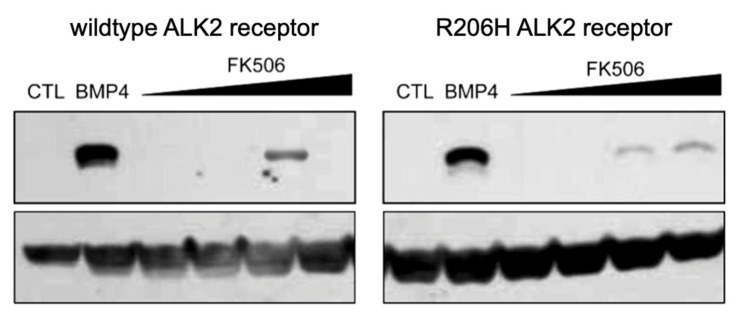
#> input picture examples/alk2_ai_band.jpg, 739 x 318 px
$ python -i panels.py   (imports and definitions only)
#> lines starting #> are read from the running program, lines starting #| are printed output that depends on the picture; after the words box and inside, x2 and y2 are one past the last pixel; in counts of white or black regions, pixels touching at a corner belong together
#> further down, picture is the input picture: PIL image 739x318 RGB; mean R, G, B 201.5, 201.5, 201.5
### btw/imgio.py
"""Image loading helpers shared by every module."""
from __future__ import annotations

import io
from pathlib import Path

import numpy as np
from PIL import Image, ImageOps


# [10 lines left out: function load_rgb, not called in this run]


def to_gray(im: Image.Image) -> np.ndarray:
    """Float32 grayscale in [0, 255]."""
    return np.asarray(im.convert("L"), dtype=np.float32)


def normalize_polarity(gray: np.ndarray) -> tuple[np.ndarray, bool]:
    """Return an image where bands are dark on a light background.

    Fluorescent blots are often light bands on a dark background. We invert
    those so every downstream step can assume dark bands.
    """
    # Bands are the minority of pixels and sit in one tail of the histogram.
    # If the bright tail is longer than the dark tail, bands are bright.
    p1, p50, p99 = np.percentile(gray, [1, 50, 99])
    inverted = (p99 - p50) > 1.3 * (p50 - p1) and p50 < 140
    return (255.0 - gray if inverted else gray), bool(inverted)


# [6 lines left out: function png_bytes, not called in this run]

### btw/bands.py
"""Find bands (and the lanes they sit in) inside a western blot panel.

A band is a horizontal blob that is darker than the local background. We
estimate the background with a large median filter, threshold the darkness
map with Otsu, and keep connected components that look like bands.
"""
from __future__ import annotations

from dataclasses import dataclass, asdict

import cv2
import numpy as np

from .imgio import normalize_polarity


@dataclass
class Band:
    id: int
    x: int
    y: int
    w: int
    h: int
    darkness: float  # mean darkness above background, 0..255

    def box(self) -> tuple[int, int, int, int]:
        return self.x, self.y, self.x + self.w, self.y + self.h

    def to_dict(self) -> dict:
        d = asdict(self)
        return {k: (float(v) if k == "darkness" else int(v)) for k, v in d.items()}


def background(gray: np.ndarray) -> np.ndarray:
    """Membrane background with dark horizontal bands removed.

    Grey closing with a vertical line removes any dark feature shorter than
    the line, whatever its width, which is exactly what a band is. A light
    smoothing afterwards suppresses the blockiness of the closing.
    """
    h, w = gray.shape
    L = int(np.clip(h // 3, 9, 61)) | 1
    g8 = np.clip(gray, 0, 255).astype(np.uint8)
    se = cv2.getStructuringElement(cv2.MORPH_RECT, (1, L))
    bg = cv2.morphologyEx(g8, cv2.MORPH_CLOSE, se)
    bg = cv2.morphologyEx(bg, cv2.MORPH_CLOSE, cv2.getStructuringElement(cv2.MORPH_RECT, (5, 1)))
    k = int(np.clip(min(h, w) // 10, 5, 31)) | 1
    return cv2.GaussianBlur(bg.astype(np.float32), (k, k), 0)


def darkness_map(gray: np.ndarray) -> np.ndarray:
    g, _ = normalize_polarity(gray)
    bg = np.maximum(background(g), g)  # background can only be lighter than bands
    return np.clip(bg - g, 0, 255)


def find_bands(gray: np.ndarray, min_w: int = 6, min_h: int = 2,
               max_frac: float = 0.6) -> list[Band]:
    """Detect bands: lane profile method first, blob method as a fallback."""
    bands = find_bands_lanes(gray, min_w, min_h)
    if len(bands) >= 2:
        return bands
    return find_bands_blobs(gray, min_w, min_h, max_frac)


def find_bands_lanes(gray: np.ndarray, min_w: int = 6, min_h: int = 2) -> list[Band]:
    """Gel analyzer style: lanes from the column profile, bands from row peaks."""
    from scipy.ndimage import gaussian_filter1d
    from scipy.signal import find_peaks, peak_widths
    h, w = gray.shape
    if h < 10 or w < 20:
        return []
    d = cv2.GaussianBlur(darkness_map(gray), (3, 3), 0)
    noise = float(np.median(np.abs(d - np.median(d)))) * 1.4826 + 1e-3
    floor = max(8.0, 4.0 * noise)
    # Lane centers: peaks of the column profile of the darkest rows.
    colp = np.percentile(d, 90, axis=0)
    colp = gaussian_filter1d(colp, max(1.0, w / 200))
    if colp.max() < floor:
        return []
    min_lane = max(6, w // 40)
    peaks, _ = find_peaks(colp, height=floor * 0.6, distance=min_lane,
                          prominence=0.03 * (colp.max() - colp.min()) + 1e-6)
    if len(peaks) == 0:
        return []
    # Lane boundaries: midpoints (valley minima) between neighbouring peaks.
    bounds = [0]
    for a, b in zip(peaks[:-1], peaks[1:]):
        bounds.append(int(a + np.argmin(colp[a:b + 1])))
    bounds.append(w)
    bands: list[Band] = []
    for li, pc in enumerate(peaks):
        lx0, lx1 = bounds[li], bounds[li + 1]
        # Central part of the lane avoids neighbour bleed.
        cw = max(2, int((lx1 - lx0) * 0.3))
        rowp = d[:, max(lx0, pc - cw):min(lx1, pc + cw + 1)].mean(axis=1)
        rowp = gaussian_filter1d(rowp, 0.8)
        rp, props = find_peaks(rowp, height=floor, prominence=max(floor * 0.6, 0.08 * rowp.max()),
                               distance=3)
        if len(rp) == 0:
            continue
        widths = peak_widths(rowp, rp, rel_height=0.5)
        for k, r in enumerate(rp):
            lo = 0 if k == 0 else int(rp[k - 1] + np.argmin(rowp[rp[k - 1]:r + 1]))
            hi = h if k == len(rp) - 1 else int(r + np.argmin(rowp[r:rp[k + 1] + 1]))
            y0 = max(lo, int(np.floor(widths[2][k]))); y1 = min(hi, int(np.ceil(widths[3][k])) + 1)
            y0, y1 = max(0, y0), min(h, max(y1, y0 + min_h))
            if (y0 <= 1 or y1 >= h - 1) and (y1 - y0) <= 4:
                continue  # frame line at the panel edge
            # Horizontal extent: columns in the lane where this band row is dark.
            strip = d[y0:y1, lx0:lx1].mean(axis=0)
            on = strip > max(floor * 0.7, 0.35 * strip.max())
            # Keep the contiguous run that contains the lane center.
            c = min(max(pc - lx0, 0), len(on) - 1)
            if not on[c]:
                idx = np.nonzero(on)[0]
                if idx.size == 0:
                    continue
                c = int(idx[np.argmin(np.abs(idx - c))])
            a = c
            while a > 0 and on[a - 1]:
                a -= 1
            b = c
            while b < len(on) - 1 and on[b + 1]:
                b += 1
            x0, x1 = lx0 + a, lx0 + b + 1
            bw, bh = x1 - x0, y1 - y0
            if bw < min_w or bh < min_h or bw > 0.5 * w or bh > 0.6 * h:
                continue
            if bw < 0.8 * bh:
                continue
            bands.append(Band(len(bands), x0, y0, bw, bh, float(d[y0:y1, x0:x1].mean())))
    return bands


# [81 lines left out: functions find_bands_blobs, _valleys, _split_lanes_and_rows, lanes_from_bands, not called in this run]


def blot_likeness(rgb: np.ndarray, gray: np.ndarray) -> float:
    """Heuristic 0..1 score: how much does this panel look like a blot?

    Blots are near grayscale, have several band shaped blobs, and those blobs
    line up in rows.
    """
    h, w = gray.shape
    if h < 20 or w < 40:
        return 0.0
    hsv = cv2.cvtColor(rgb.astype(np.uint8), cv2.COLOR_RGB2HSV)
    sat = float(np.mean(hsv[..., 1])) / 255.0
    color_pen = max(0.0, 1.0 - 4.0 * sat)
    bands = find_bands(gray)
    if len(bands) < 2:
        return 0.0
    # Row alignment: how many bands share a y center with another band.
    ys = np.array([b.y + b.h / 2 for b in bands])
    hs = np.array([b.h for b in bands])
    aligned = sum(1 for i in range(len(ys))
                  if np.sum(np.abs(ys - ys[i]) < np.maximum(3, hs[i] * 0.6)) >= 2)
    align = aligned / len(bands)
    count = min(1.0, len(bands) / 6.0)
    flat_aspect = float(np.mean([min(1.0, b.w / (3.0 * b.h)) for b in bands]))
    return float(color_pen * (0.45 * align + 0.35 * count + 0.2 * flat_aspect))

### btw/panels.py
"""Split a figure into panels and keep the ones that look like blots.

Blot strips in published figures are usually solid rectangles of non white
pixels (the membrane background) sitting on a white page, so we look for
connected regions that fill most of their bounding box, then score each one
with a blot likeness heuristic.
"""
from __future__ import annotations

from dataclasses import dataclass

import cv2
import numpy as np
from PIL import Image

from .bands import blot_likeness
from .imgio import normalize_polarity, to_gray


@dataclass
class Panel:
    id: int
    x: int
    y: int
    w: int
    h: int
    blot_score: float

    def box(self):
        return self.x, self.y, self.x + self.w, self.y + self.h

    def crop(self, im: Image.Image) -> Image.Image:
        return im.crop(self.box())

    def to_dict(self) -> dict:
        return {"id": self.id, "x": self.x, "y": self.y, "w": self.w, "h": self.h,
                "blot_score": round(self.blot_score, 3)}


FRAME_DARK = 110      # frame lines are near black on any figure
FRAME_FILL = 0.85     # a frame edge row/column is at least 85% dark
MAX_FRAME = 14        # thickest frame line we trim, in pixels (2,000 px figures draw 4 to 8)


def _edge_run(dark: np.ndarray, axis_lines) -> int:
    """Number of consecutive frame-like lines from one edge (0 if none)."""
    n = 0
    for line in axis_lines:
        if line.mean() < FRAME_FILL:
            break
        n += 1
        if n > MAX_FRAME:
            return 0  # a thick dark run is content (a saturated band), not a frame
    return n


def trim_frame(gray: np.ndarray, x0: int, y0: int, x1: int, y1: int) -> tuple[int, int, int, int]:
    """Shrink a box past any published frame line on each side, at any resolution.

    The old fixed 2 px trim left 4 to 8 px black frames inside crops of high
    resolution PDF figures; the CNN then scored frame and band junctions.
    """
    sub = gray[y0:y1, x0:x1]
    dark = sub < FRAME_DARK
    h, w = dark.shape
    if h < 8 or w < 8:
        return x0, y0, x1, y1
    # Dark background panels (gels, inverted fluorescence): a black frame is
    # indistinguishable from the background there, and trimming would cut
    # into real lanes. Leave them to the fixed 2 px margin.
    if normalize_polarity(sub)[1]:
        return x0, y0, x1, y1
    top = _edge_run(dark, (dark[i] for i in range(h)))
    bottom = _edge_run(dark, (dark[h - 1 - i] for i in range(h)))
    left = _edge_run(dark, (dark[:, i] for i in range(w)))
    right = _edge_run(dark, (dark[:, w - 1 - i] for i in range(w)))
    # Frames of 1 to 2 px (web resolution figures, like every training panel)
    # are left to the caller's fixed 2 px margin, so those crops stay exactly
    # as the CNN saw them in training. Thicker frames (high resolution PDF
    # figures) are trimmed fully, plus one pixel of anti-aliased halo.
    pad = lambda n: n + 1 if n > 2 else 0
    nx0, ny0, nx1, ny1 = x0 + pad(left), y0 + pad(top), x1 - pad(right), y1 - pad(bottom)
    if nx1 - nx0 < 16 or ny1 - ny0 < 8:
        return x0, y0, x1, y1
    return nx0, ny0, nx1, ny1


def find_frames(gray: np.ndarray, min_w: int = 40, min_h: int = 15) -> list[tuple[int, int, int, int]]:
    """Rectangles drawn as dark outlines (published blot frames), as (x0, y0, x1, y1).

    A frame is a box whose four edges are each mostly dark within a few pixels
    of the edge, and whose interior is mostly NOT dark. Nested duplicates
    (outer and inner contour of the same line) are merged.
    """
    dark = (gray < FRAME_DARK).astype(np.uint8)
    contours, _ = cv2.findContours(dark, cv2.RETR_LIST, cv2.CHAIN_APPROX_SIMPLE)
    boxes = []
    for c in contours:
        x, y, w, h = cv2.boundingRect(c)
        if w < min_w or h < min_h:
            continue
        sub = dark[y:y + h, x:x + w].astype(bool)
        k = min(4, h // 4, w // 4)
        if k < 1:
            continue
        edges = (sub[:k].mean(axis=1).max(), sub[-k:].mean(axis=1).max(),
                 sub[:, :k].mean(axis=0).max(), sub[:, -k:].mean(axis=0).max())
        if min(edges) < FRAME_FILL:
            continue
        inner = sub[k:h - k, k:w - k]
        if inner.size == 0 or inner.mean() > 0.6:
            continue
        boxes.append((x, y, x + w, y + h))
    boxes.sort(key=lambda b: -(b[2] - b[0]) * (b[3] - b[1]))
    out: list[tuple[int, int, int, int]] = []
    for b in boxes:  # drop a box that is the same frame as a bigger one (its inner contour)
        if any(b[0] >= o[0] - 1 and b[1] >= o[1] - 1 and b[2] <= o[2] + 1 and b[3] <= o[3] + 1
               and (b[2] - b[0]) >= (o[2] - o[0]) - 2 * MAX_FRAME - 2
               and (b[3] - b[1]) >= (o[3] - o[1]) - 2 * MAX_FRAME - 2 for o in out):
            continue
        out.append(b)
    return out


def _band_in_strip(box, frame) -> bool:
    """True for a blob that is one band of a framed blot strip.

    A strip frame is elongated (at least 2.5 times wider than tall); a blob
    covering under 60% of its width is a band or lane group inside it. Frames
    drawn around a whole figure are not elongated, so strips inside them stay.
    """
    if not _inside(box, frame):
        return False
    bw, fw, fh = box[2] - box[0], frame[2] - frame[0], frame[3] - frame[1]
    return fw >= 2.5 * fh and bw < 0.6 * fw


def _inside(box, frame, slack: int = 2) -> bool:
    return (box[0] >= frame[0] - slack and box[1] >= frame[1] - slack
            and box[2] <= frame[2] + slack and box[3] <= frame[3] + slack)


def find_panels(im: Image.Image, min_area: int = 1200, min_score: float = 0.3,
                white: int = 246) -> list[Panel]:
    rgb = np.asarray(im.convert("RGB"))
    gray = to_gray(im)
    H, W = gray.shape
#> H = 318; W = 739
    mask = (gray < white).astype(np.uint8)
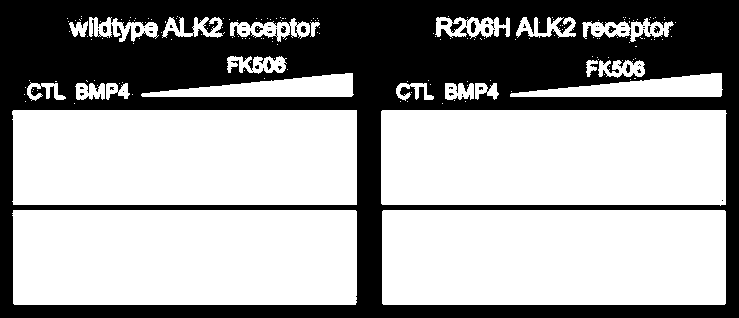
#> mask: shape (318, 739); values 0 (black) and 1 (white), 62% white; 49 black regions (35 under 20 px), largest, box (x1, y1, x2, y2) and area: (0, 0, 739, 318) 88811, (471, 21, 476, 33) 45, (255, 26, 263, 33) 34
    mask = cv2.morphologyEx(mask, cv2.MORPH_CLOSE, np.ones((3, 3), np.uint8))
#> mask: shape (318, 739); values 0 (black) and 1 (white), 62.6% white; 28 black regions (14 under 20 px), largest, box (x1, y1, x2, y2) and area: (0, 0, 739, 318) 87214, (451, 21, 462, 31) 57, (206, 22, 213, 32) 47
    n, lab, stats, _ = cv2.connectedComponentsWithStats(mask, connectivity=4)
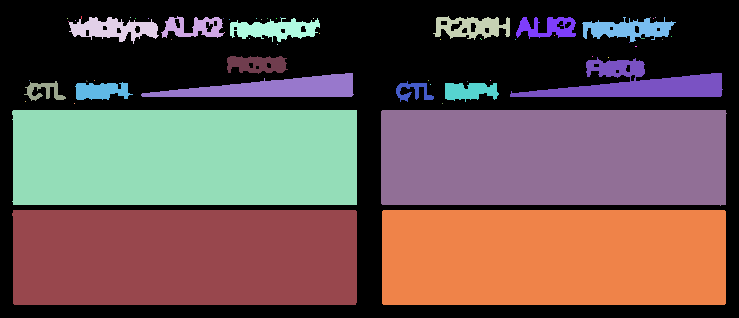
#> lab: shape (318, 739) int32; 63 distinct labels, from 0 to 62; one colour per label, 0 black
#> n = 63; stats = 63 rows, first 6: [0, 0, 739, 318, 87819], [81, 16, 1, 3, 3], [161, 16, 63, 22, 770], [433, 16, 77, 24, 1080], [69, 17, 90, 27, 1310], [130, 17, 1, 1, 1]
    frames = find_frames(gray)
#> in find_frames, `dark = (gray < FRAME_DARK).astype(np.uint8)`:
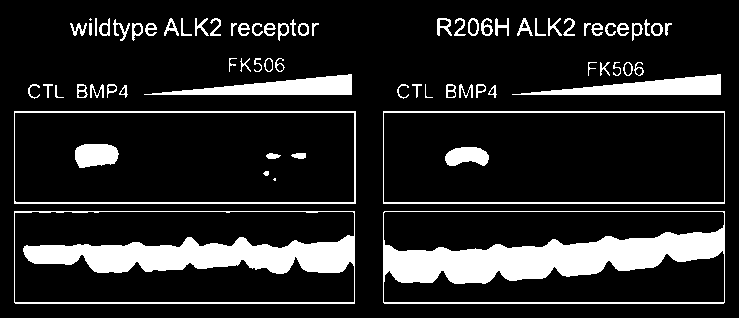
#> dark: shape (318, 739); values 0 (black) and 1 (white), 14.6% white; 73 white regions (2 under 20 px)
#> in find_frames, `contours, _ = cv2.findContours(dark, cv2.RETR_LIST, cv2.CHAIN_APPROX_S..`: contours = 106 contours, 11 with area under 20; largest, box (x1, y1, x2, y2) and area: (383, 111, 725, 204) 31372, (14, 111, 356, 204) 31372, (383, 211, 725, 304) 31370, (14, 211, 355, 304) 31280, (383, 112, 725, 203) 30688
#> the loop in find_frames, `for c in contours:` made 106 passes
#> (x, y, w, h) on passes 6, 7, 8, 9, 16, 17, 18, 19, 20, 21, 22, 23: (273, 178, 3, 3), (263, 171, 6, 5), (291, 153, 15, 6), (266, 153, 15, 6), (447, 91, 9, 7), (77, 91, 10, 7), (489, 87, 6, 8), (120, 87, 6, 8), (477, 85, 9, 7), (447, 85, 8, 6), (107, 85, 10, 7), (77, 85, 9, 6)
#> (x, y, w, h, edges) on passes 1, 2, 3, 4, 5, 10: (383, 250, 342, 53, (0.997, 1, 1, 1)), (383, 211, 342, 41, (0.997, 0.997, 0.976, 1)), (14, 211, 341, 92, (1, 1, 1, 1)), (383, 211, 342, 93, (0.997, 1, 0.978, 0.989)), (14, 211, 341, 93, (1, 1, 0.989, 1)), (445, 147, 44, 19, (0.75, 0.636, 0.684, 0.737))
#> pass 1, in find_frames, `inner = sub[k:h - k, k:w - k]`:
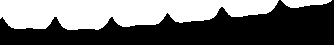
#> inner: shape (45, 334) bool; 42.7% white; 2 white regions, box (x1, y1, x2, y2) and area: (0, 0, 279, 30) 6147, (281, 0, 332, 8) 276
#> after the loop in find_frames, `for c in contours:`: boxes = [(383, 250, 725, 303), (383, 211, 725, 252), (14, 211, 355, 303), (383, 211, 725, 304), (14, 211, 355, 304), (383, 112, 725, 203), (14, 112, 355, 203), (383, 111, 725, 204), (14, 111, 356, 204)]
#> the loop in find_frames, `for b in boxes:` made 9 passes
#> after the loop in find_frames, `for b in boxes:`: out = [(383, 211, 725, 304), (383, 111, 725, 204), (14, 111, 356, 204), (14, 211, 355, 304), (383, 250, 725, 303), (383, 211, 725, 252)]
#> frames has the same summary as out in find_frames
    boxes: list[tuple[int, int, int, int]] = []
    for i in range(1, n):
        x, y, w, h, area = stats[i]
        if w * h < min_area or w < 40 or h < 15:
            continue
        if area < 0.7 * w * h:
            continue
        box = (int(x), int(y), int(x + w), int(y + h))
        # A framed strip with arrows, labels or markers touching its frame is
        # one connected region; the frame is the real panel boundary.
        area = (box[2] - box[0]) * (box[3] - box[1])
        inner = [f for f in frames if _inside(f, box) and (f[2] - f[0]) * (f[3] - f[1]) >= 0.6 * area]
        if inner:
            f = max(inner, key=lambda f: (f[2] - f[0]) * (f[3] - f[1]))
            # Only when something real is attached (more than a few pixels of
            # anti-aliasing outside the frame); otherwise keep the component
            # box exactly as the training panels were cut.
            if max(f[0] - box[0], f[1] - box[1], box[2] - f[2], box[3] - f[3]) > 6:
                box = f
        # A blob INSIDE a framed strip that spans most of the strip's height is
        # one band on a white membrane, not a panel of its own (Oncotarget p62).
        # Strips inside a frame drawn around a whole figure are kept: they are
        # short relative to that frame.
        if any(_band_in_strip(box, f) for f in frames):
            continue
        boxes.append(box)
#> this loop made 62 passes
#> (x, y, w, h, f) on passes 59 to 60: (12, 110, 345, 95, (14, 111, 356, 204)), (381, 110, 346, 96, (383, 111, 725, 204))
#> (x, y, w, h, f) on passes 61 to 62: (12, 210, 345, 95, (14, 211, 355, 304)), (382, 210, 344, 95, (383, 211, 725, 304))
#> after the loop, boxes = [(12, 110, 357, 205), (381, 110, 727, 206), (12, 210, 357, 305), (382, 210, 726, 305)]
    # Framed strips whose membrane is white enough that the filled-region test
    # above missed them (their only non-white pixels are the frame and bands).
    # A frame that already contains a kept panel is a figure border, not a strip.
    for f in frames:
        fw, fh = f[2] - f[0], f[3] - f[1]
        if fw * fh < min_area or fw < 1.2 * fh:
            continue
        if any(_inside(b, f, slack=MAX_FRAME) or _inside(f, b) for b in boxes) or any(
                _inside(b, f, slack=MAX_FRAME) and b != f for b in frames if (b[2] - b[0]) * (b[3] - b[1]) >= min_area
                and (b[2] - b[0]) >= 1.2 * (b[3] - b[1]) and (b[3] - b[1]) < 0.8 * fh):
            continue
        boxes.append(f)
#> this loop made 6 passes
#> (f, fw, fh) on passes 1 to 6: ((383, 211, 725, 304), 342, 93), ((383, 111, 725, 204), 342, 93), ((14, 111, 356, 204), 342, 93), ((14, 211, 355, 304), 341, 93), ((383, 250, 725, 303), 342, 53), ((383, 211, 725, 252), 342, 41)
    out: list[Panel] = []
#> out = []
    for box in sorted(boxes, key=lambda b: (b[1] // 20, b[0])):
        # Trim published frame lines (any thickness up to MAX_FRAME), then the
        # old 2 px safety margin for anti-aliased edges without a frame.
        tx0, ty0, tx1, ty1 = trim_frame(gray, *box)
        # never less than the old 2 px margin on any side
        x0, y0, x1, y1 = max(tx0, box[0] + 2), max(ty0, box[1] + 2), min(tx1, box[2] - 2), min(ty1, box[3] - 2)
        w, h = x1 - x0, y1 - y0
        if w < 40 or h < 15:
            continue
        sub_rgb = rgb[y0:y1, x0:x1]
        sub_gray = gray[y0:y1, x0:x1]
        s = blot_likeness(sub_rgb, sub_gray)
        if s >= min_score:
            out.append(Panel(len(out), int(x0), int(y0), int(w), int(h), s))
#> this loop made 4 passes
#> top in trim_frame on pass 1: 0
#> pass 1, in trim_frame, `dark = sub < FRAME_DARK`:
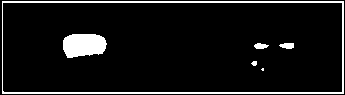
#> dark: shape (95, 345) bool; 8.1% white; 6 white regions (1 under 20 px), largest, box (x1, y1, x2, y2) and area: (2, 1, 344, 94) 1636, (63, 34, 107, 58) 864, (279, 43, 294, 49) 71, (254, 43, 269, 49) 64, (251, 61, 257, 66) 23
#> pass 1, in find_panels, `sub_rgb = rgb[y0:y1, x0:x1]`:
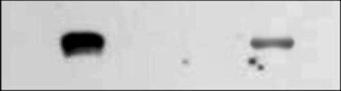
#> sub_rgb: shape (91, 341, 3); min 0, max 236, mean 202.5
#> after the loop:
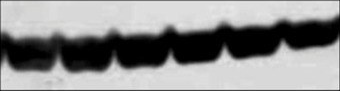
#> sub_rgb: shape (91, 340, 3); mean R, G, B 141.9, 141.9, 141.9
    # If the whole image is one blot (no white page around it), treat it as a panel.
    if not out:
        s = blot_likeness(rgb, gray)
        if s >= min_score:
            out.append(Panel(0, 0, 0, W, H, s))
    return out

>>> from PIL import Image
>>> picture = Image.open('../examples/alk2_ai_band.jpg')
>>> result = find_panels(picture)
